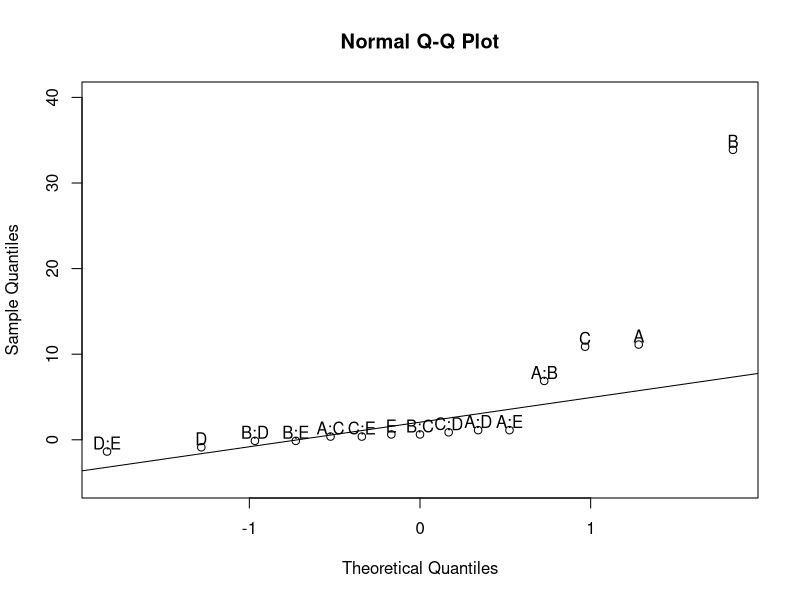
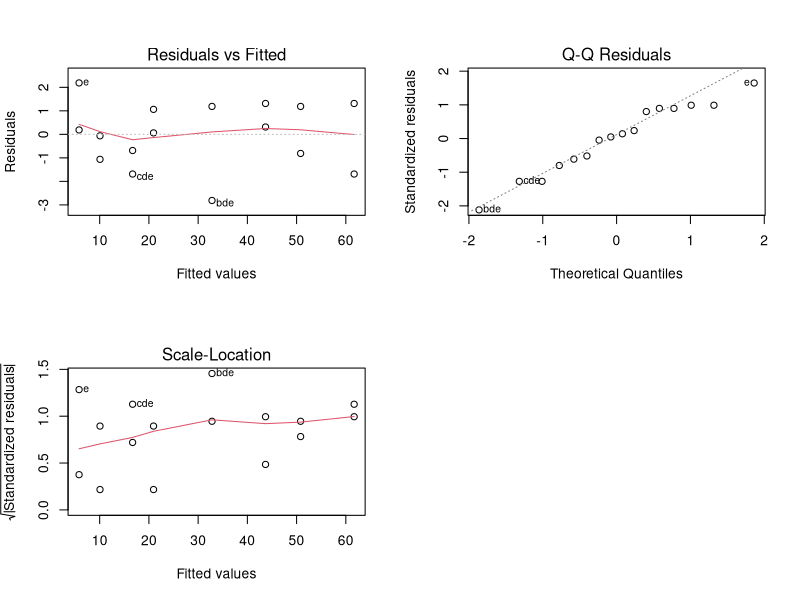

These figures' R source, in order:
rm(list=ls())


make_rname = function(x,nfactor,cname){
  
  subdat = x[,1:nfactor]
  rname = rep(0,nrow(x))
  i=2
  for(i in 1:nrow(x)){
    bool = subdat[i,]==1
    if(sum(bool)==0) rname[i]="(1)"
    else rname[i] = paste(tolower(cname[bool]),collapse="")
  }
  return(rname)
}

#기말고사에서 library만 하기. 

#기말고사에는 코드로 컴파운딩 하기까지가 7장의 문제이다. 

# 4개 블락에 콘파운딩하기 

A=B=C=D=E=c(-1,1) 



dat7_3 = expand.grid(A=A,B=B,C=C,D=D,E=E)
dim(dat7_3)
rname2 = make_rname(dat7_3,5, colnames(dat7_3))
rownames(dat7_3)<-(rname2)
dat7_3


# L1:x1+x4+x5   
# L2:x2+x3+x5

L1=c(1,0,0,1,1)
L2=c(0,1,1,0,1)


#-1을 0으로 변환
dat7_3[dat7_3==-1]=0
dat7_3

#L1을 이용해서 나머지로 구분.
L1_idx= apply(dat7_3, 1, function(x) (sum(x*L1))%%2)   #apply, 각 행에 대해 함수적용
L2_idx= apply(dat7_3, 1, function(x) (sum(x*L2))%%2)   #1은 행단위를 의미.  #%%는 나머지 

#블락을 만들자

blk1= dat7_3[(!as.logical(L1_idx))&(!as.logical(L2_idx)),]   #행에 대한 인덱싱 
blk2= dat7_3[(as.logical(L1_idx))&(!as.logical(L2_idx)),]    #&은 논리곱 
blk3= dat7_3[(!as.logical(L1_idx))&(as.logical(L2_idx)),]   
blk4= dat7_3[(as.logical(L1_idx))&(as.logical(L2_idx)),]

#블락별로 나눴다. 

blk1
blk2
blk3
blk4


####################################################################################
####################################################################################
#8.1 FFD, I=ABCD 일때. ##############################################################
####################################################################################


A=B=C=c(-1,1) 



dat8_1 = expand.grid(A=A,B=B,C=C)
dim(dat8_1)
dat8_1$D = apply(dat8_1,1,function(x) prod(x))    # 각 행을 다 곱해서 D열 만들기
dat8_1


#열이름을 만들어주자


rownames(dat8_1)= make_rname(dat8_1,4, colnames(dat8_1))
dat8_1

dat8_1$y<- c(45,100,45,65,
            75,60,80,96);dat8_1


#콘트라스트를 만들어주자

cont=model.matrix(~-1+A*B*C*D,data= dat8_1)   
head(cont)

#alias를 찾자.
ali_str = alias(lm(y~A*B*C*D, data= dat8_1))
ali_str$Complete                              #alias가 된 성분이 1 


eff_vec = (dat8_1$y %*% cont[,1:7])/4         #effect 추정량(벡터)
eff_vec 


ss_vec = (dat8_1$y %*% cont[,1:7])^2/8        #제곱합 추정량(벡터)
ss_vec 


fit = aov(y~A+B+C+D+A:B+A:C+B:C, data=dat8_1)
summary(fit)                                  #제곱합 추정량과 같은값
 





####################################################################################
####################################################################################
#8.2 FFD, I=ABCDE 일때. 
####################################################################################
#위와 거의 같다. 
####################################################################################



A=B=C=D=c(-1,1) 



dat8_2 = expand.grid(A=A,B=B,C=C,D=D)
dim(dat8_2)
dat8_2$E = apply(dat8_2,1,function(x) prod(x))    # 각 행을 다 곱해서 D열 만들기
dat8_2


#열이름을 만들어주자


rownames(dat8_2)= make_rname(dat8_2,5, colnames(dat8_2))
dat8_2

dat8_2$y<- c(8,9,34,52,
             16,22,45,60,
             6,10,30,50,
             15,21,44,63);dat8_2


#콘트라스트를 만들어주자

cont=model.matrix(~-1+A*B*C*D*E,data= dat8_2)   
head(cont)

#alias를 찾자.      #그냥 코드 외워자 이건 
ali_str = alias(lm(y~A*B*C*D*E, data= dat8_2))
ali_str$Complete                              #alias가 된 성분이 1 

colnames(ali_str$Complete[,-1])
n_eff = ncol(ali_str$Complete)-1
n_eff                                         #추정할  eff의 개수 

colnames(cont[,1:n_eff])                      #1:15번째 열이 우리의 추정할 eff


eff_vec = (dat8_2$y %*% cont[,1:15])/8         #effect 추정량(벡터)
eff_vec 


ss_vec = (dat8_2$y %*% cont[,1:15])^2/16        #제곱합 추정량(벡터)
ss_vec 


#어떤 effect가 유의한지 qq플롯을 그려보자 
qvalue= qqnorm(eff_vec, ylim=c(-5,40))

qqline(eff_vec)

text(x=qvalue$x, y=eff_vec+1,
     labels=colnames(eff_vec))


#위에서 판단한 효과로 모델링
fit= aov(y~A+B+C+A:B, data = dat8_2)
summary(fit)


#잔차 검정
par(mfrow=c(2,2))
plot(fit)









